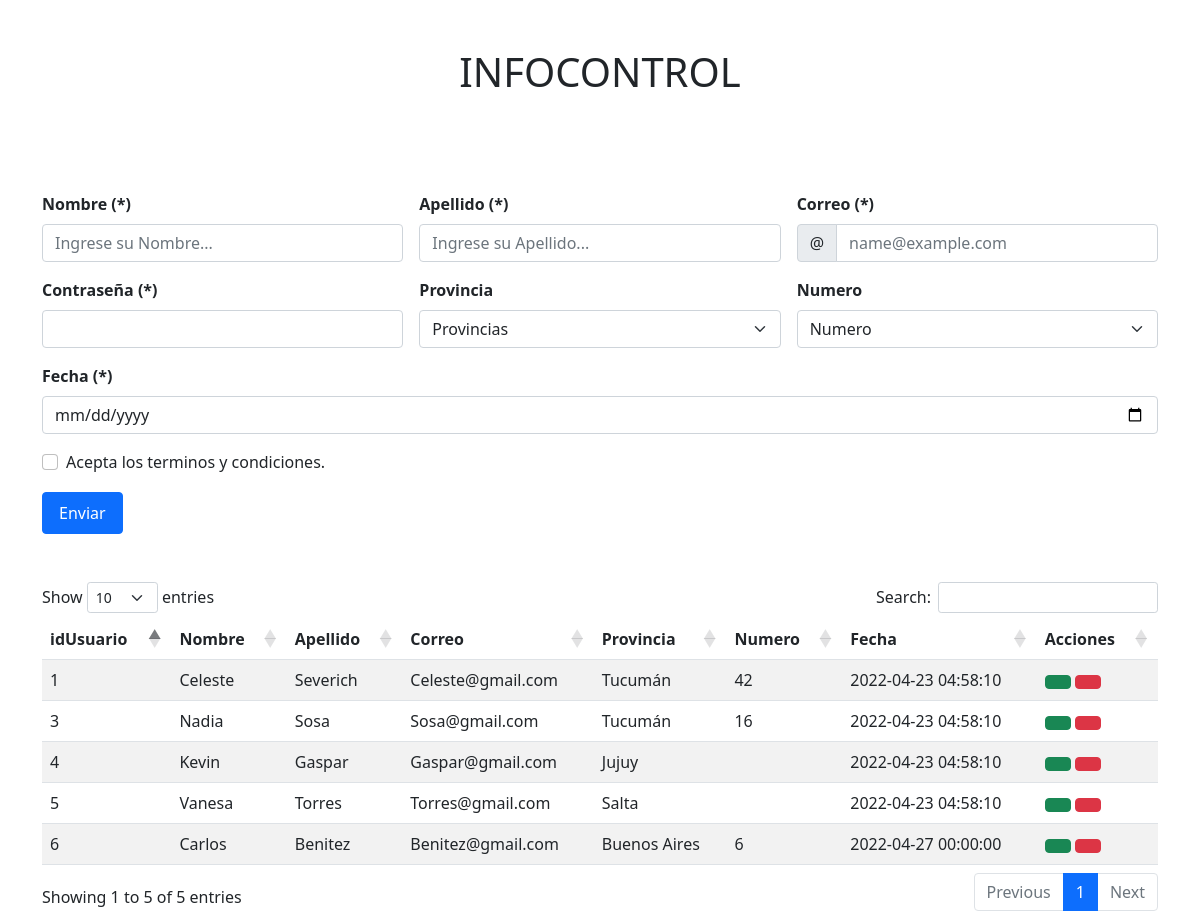
The page / on the database its author committed.
### tables this page shows
CREATE TABLE `usuarios` (
  `idUsuario` int(11) NOT NULL,
  `Nombre` varchar(45) NOT NULL,
  `Apellido` varchar(45) NOT NULL,
  `Correo` varchar(45) NOT NULL,
  `Clave` varchar(45) NOT NULL,
  `FechaDeAlta` datetime NOT NULL,
  `Numero` int(11) DEFAULT NULL,
  `idProvincia` int(11) NOT NULL
);

CREATE TABLE `provincias` (
  `idProvincia` int(11) NOT NULL,
  `Nombre` varchar(45) NOT NULL
);

### usuarios/read.php (called while the page is built)
<?php
 $consulta_3="SELECT u.idUsuario,u.Nombre,u.Apellido,u.Correo,u.Numero,u.FechaDeAlta,p.Nombre as Provincia,p.idProvincia FROM usuarios as u
 INNER JOIN provincias as p
 ON u.idProvincia=p.idProvincia";
 $resultado_3=mysqli_query($conexionDB,$consulta_3);
?>

### index.php (the view, shortened to what this page needs)
<?php
include 'libs/CONEXION.PHP';
include 'usuarios/read.php'
?>
<!doctype html>
<html lang="en">
  <head>
    <link href="https://cdn.jsdelivr.net/npm/bootstrap@5.1.3/dist/css/bootstrap.min.css" rel="stylesheet">
    <link rel="stylesheet" type="text/css" href="https://cdn.datatables.net/1.11.5/css/dataTables.bootstrap5.min.css"/>
    <link rel="stylesheet" href="https://maxst.icons8.com/vue-static/landings/line-awesome/line-awesome/1.3.0/css/line-awesome.min.css">
  </head>
  <body>
  <div class="container">
        <div class="titulo my-5">
            <h1 class="text-center">INFOCONTROL</h1>
        </div>
        <div class="Formulario py-5">
           <form method="POST" class="row g-3 needs-validation" action="usuarios/create.php" novalidate>
            <div class="col-md-4">
                <label for="validationCustom01" class="form-label"><b>Nombre (*)</b></label>
                <input name="Nombre" type="text" class="form-control" id="validationCustom01" placeholder="Ingrese su Nombre..." required>
            </div>
            <div class="col-md-4">
                <label for="validationCustom02" class="form-label"><b>Apellido (*)</b></label>
                <input name="Apellido" type="text" class="form-control" id="validationCustom02" placeholder="Ingrese su Apellido..." required>
            </div>
            <div class="col-md-4">
                <label for="validationCustomUsername" class="form-label"><b>Correo (*)</b></label>
                <div class="input-group has-validation">
                <span class="input-group-text" id="inputGroupPrepend">@</span>
                <input name="Correo" type="text" class="form-control" id="validationCustomUsername" aria-describedby="inputGroupPrepend" placeholder="name@example.com" required>
                </div>
            </div>
            <div class="col-md-4">
            <label for="exampleInputPassword1" class="form-label"><b>Contraseña (*)</b></label>
            <input name="Clave" type="password" class="form-control" id="exampleInputPassword1" required>
            </div>
            <div class="col-md-4">
                <label for="validationCustom04" class="form-label"><b>Provincia</b></label>
                <select name="Pro" class="form-select" id="validationCustom04" required>
                <option selected disabled>Provincias</option>
                </select>
            </div>
            <div class="col-md-4">
                <label for="validationCustom04" class="form-label"><b>Numero</b></label>
                <select name="Numero" class="form-select" id="validationCustom04" required>
                <option selected disabled>Numero</option>
                </select>
            </div>
            <div class="col-md-12">
                <?php
                $date = date("d-m-Y");
                $mod_date = strtotime($date."+ 1 days");
                ?>
                <label for="validationCustom04" class="form-label"><b>Fecha (*)</b></label>
                <input name="Fecha" type="date" class="form-control" id="exampleInputPassword1" min="<?php echo date("d-m-Y",$mod_date);?>" required>
            </div>
            <div class="col-12">
                <div class="form-check">
                <input class="form-check-input" type="checkbox" value="" id="invalidCheck" required>
                <label class="form-check-label" for="invalidCheck">
                    Acepta los terminos y condiciones.
                </label>
                </div>
            </div>
            <div class="col-12">
                <button class="btn btn-primary px-3 py-2" type="submit">Enviar</button>
            </div>
          </form>
        </div>
        <div class="Tabla">
        <table id="example" class="table table-striped" style="width:100%">
        <thead>
            <tr>
                <th>idUsuario</th>
                <th>Nombre</th>
                <th>Apellido</th>
                <th>Correo</th>
                <th>Provincia</th>
                <th>Numero</th>
                <th>Fecha</th>
                <th>Acciones</th>
            </tr>
        </thead>
        <tbody>
        <?php
            foreach($resultado_3 as $datos){
        ?>
            <tr>
                <td><?php echo $datos["idUsuario"]; ?></td>
                <td><?php echo $datos["Nombre"]; ?></td>
                <td><?php echo $datos["Apellido"]; ?></td>
                <td><?php echo $datos["Correo"]; ?></td>
                <td><?php echo $datos["Provincia"]; ?></td>
                <td><?php echo $datos["Numero"]; ?></td>
                <td><?php echo $datos["FechaDeAlta"]; ?></td>
                <td>
                <button type="button" class="btn btn-success" data-bs-toggle="modal" data-bs-target="#exampleModal<?php echo $datos["idUsuario"];?>">
                </button>
                <button type="button" class="btn btn-danger" data-bs-toggle="modal" data-bs-target="#exampleModalD<?php echo $datos["idUsuario"];?>"><i class="las la-trash"></i>
                </button>
                </td>
            </tr>
        <?php
            }
        ?>
        </tbody>
        </table>
        </div>
    </div>
  </body>
</html>

### rows shown on the page
usuarios: idUsuario "1", Nombre "Celeste", Apellido "Severich", Correo "Celeste@gmail.com", idProvincia.Nombre "Tucumán", Numero "42", FechaDeAlta "2022-04-23 04:58:10"
usuarios: idUsuario "3", Nombre "Nadia", Apellido "Sosa", Correo "Sosa@gmail.com", idProvincia.Nombre "Tucumán", Numero "16", FechaDeAlta "2022-04-23 04:58:10"
usuarios: idUsuario "4", Nombre "Kevin", Apellido "Gaspar", Correo "Gaspar@gmail.com", idProvincia.Nombre "Jujuy", FechaDeAlta "2022-04-23 04:58:10"
usuarios: idUsuario "5", Nombre "Vanesa", Apellido "Torres", Correo "Torres@gmail.com", idProvincia.Nombre "Salta", FechaDeAlta "2022-04-23 04:58:10"
usuarios: idUsuario "6", Nombre "Carlos", Apellido "Benitez", Correo "Benitez@gmail.com", idProvincia.Nombre "Buenos Aires", Numero "6", FechaDeAlta "2022-04-27 00:00:00"
